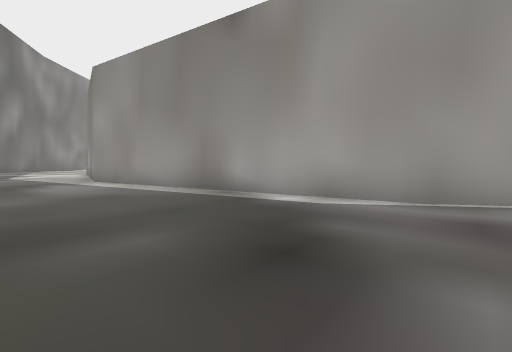
View 1 (above)

21 first-person views from a walk through a Unity game level. The camera is 1.2 m above the floor, tilts 2° down and sees 75° across. The floor is counted in squares, 2 m on a side. Each view is taken from the middle of a square. On the plan, view 1 faces up. The plan holds only what a view shows up to about 10 squares ahead; the rest is blank. The place goes on beyond the plan.

View 2
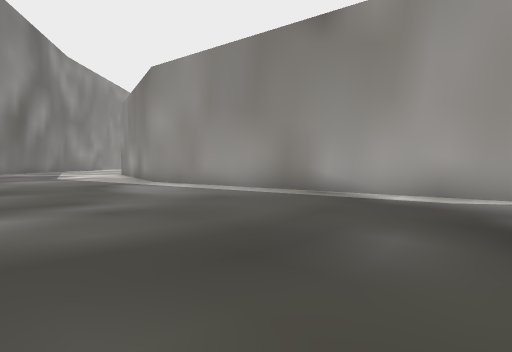

View 3
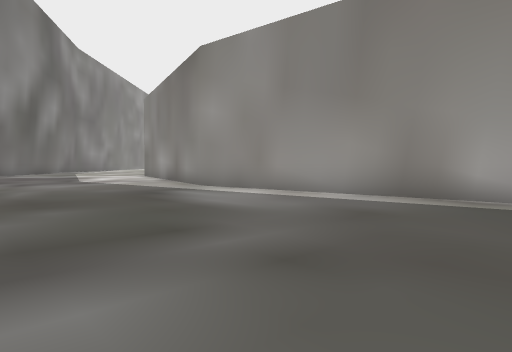

View 4
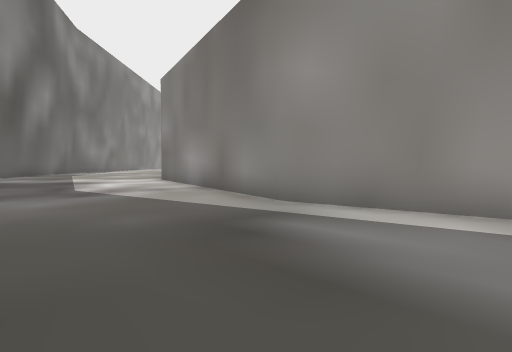

View 5
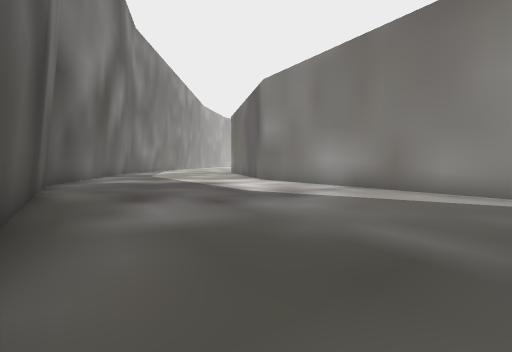

View 6
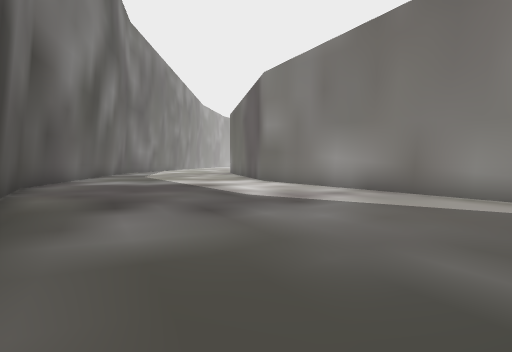

View 7
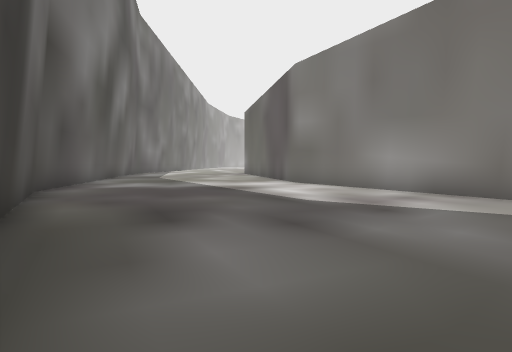

View 8
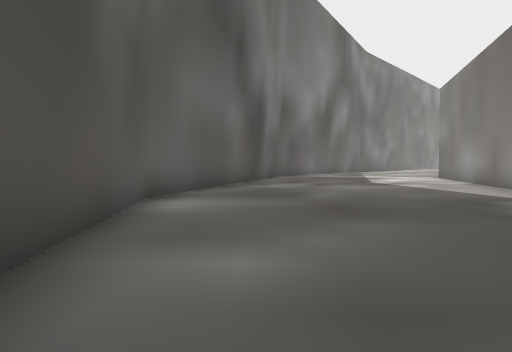

View 9
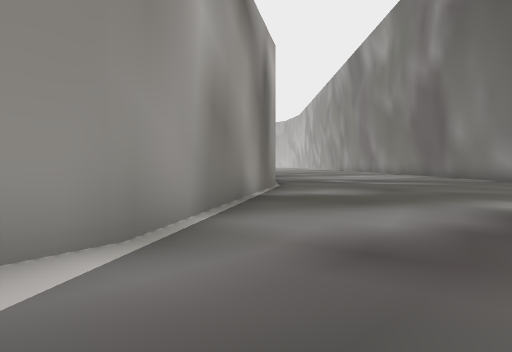

View 10
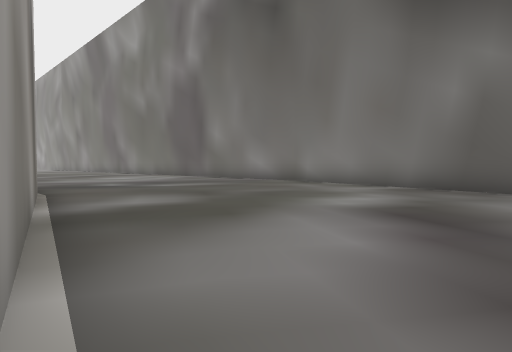

View 11
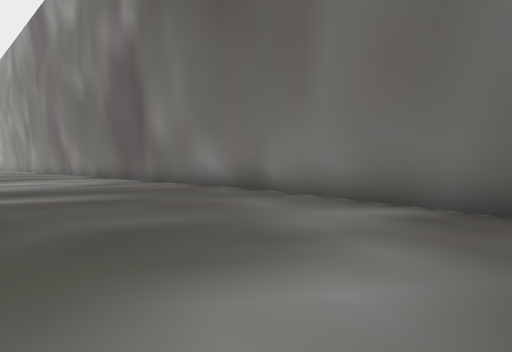

View 12
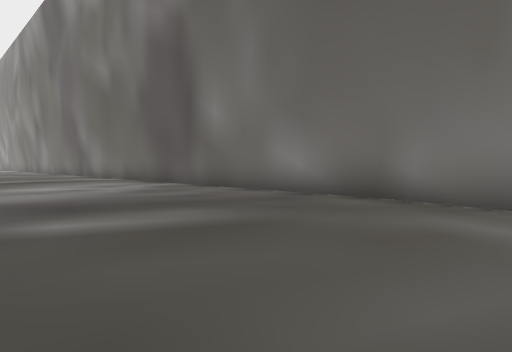

View 13
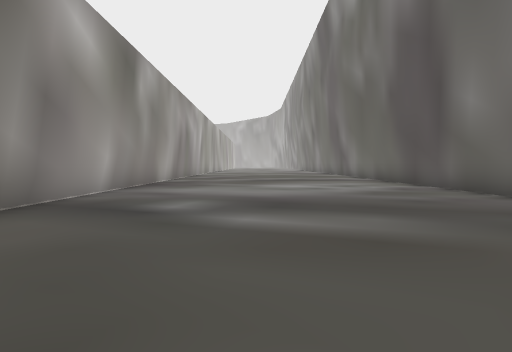

View 14
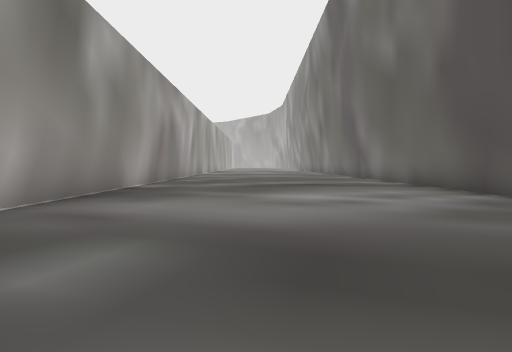

View 15
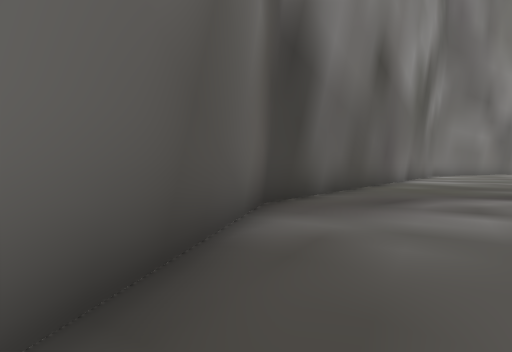

View 16
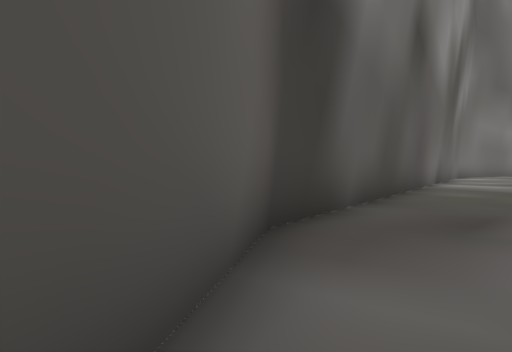

View 17
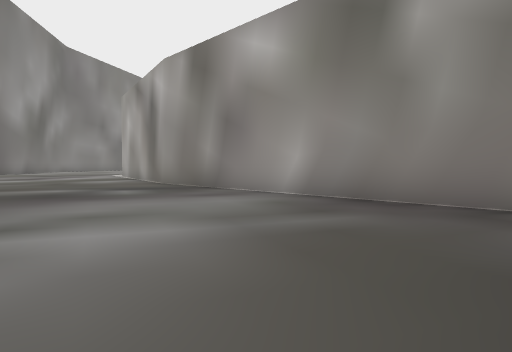

View 18
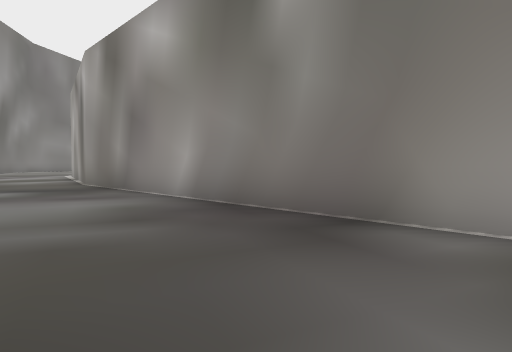

View 19
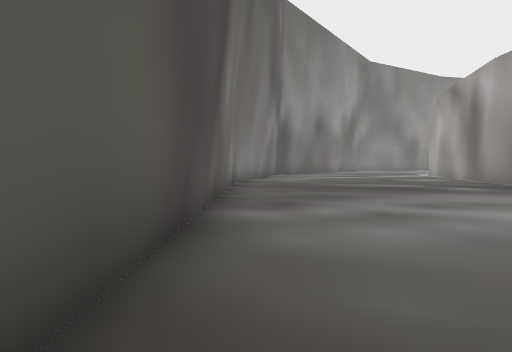

View 20
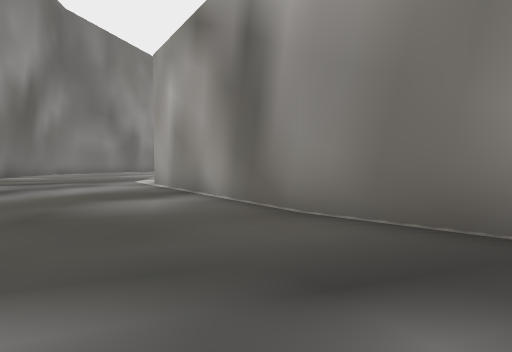

View 21
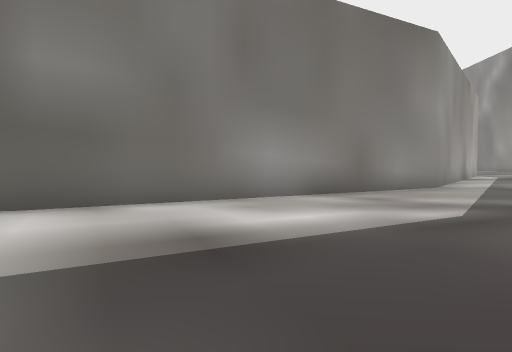

### Floor plan
Points are (right, up) in squares from view 1. A wall is a line through its corners. A room is listed if a view was taken in it or the views show most of it. See-through windows are left out.
Room 1 (views 1, 2, 3, 4, 5, 6, 7, 8, 9, 10, 11, 12, 13, 14, 15, 16, 17, 18, 19, 20, 21)
walls: (9.6, 3.4) (2.6, 5) (-5.5, 11.5) (-9.4, 18.5); (9.4, -4.6) (20, -4.6); (20, 3.5) (9.4, 3.5); (-15.8, 15.3) (-10.5, 5.8) (0.8, -2.8) (9.6, -4.7); (-16.4, 18.1) (-15.8, 15.1)

Where each view was taken, in squares from view 1:
view 1: 0 up, 0 right, facing up
view 2: 0 up, 2 left, facing up
view 3: 2 up, 4 left, facing up
view 4: 6 up, 6 left, facing up
view 5: 6 up, 10 left, facing up
view 6: 7 up, 10 left, facing up
view 7: 8 up, 11 left, facing up
view 8: 3 up, 5 left, facing up-left
view 9: 4 up, 0 right, facing right
view 10: 5 up, 2 right, facing down-right
view 11: 1 up, 4 right, facing down-right
view 12: 1 up, 7 right, facing down-right
view 13: 0 up, 7 right, facing right
view 14: 0 up, 10 right, facing right
view 15: 3 down, 6 right, facing left
view 16: 3 down, 4 right, facing left
view 17: 2 down, 19 right, facing up-left
view 18: 0 up, 20 right, facing up-left
view 19: 4 down, 20 right, facing left
view 20: 0 up, 12 right, facing up-left
view 21: 16 up, 14 left, facing right
